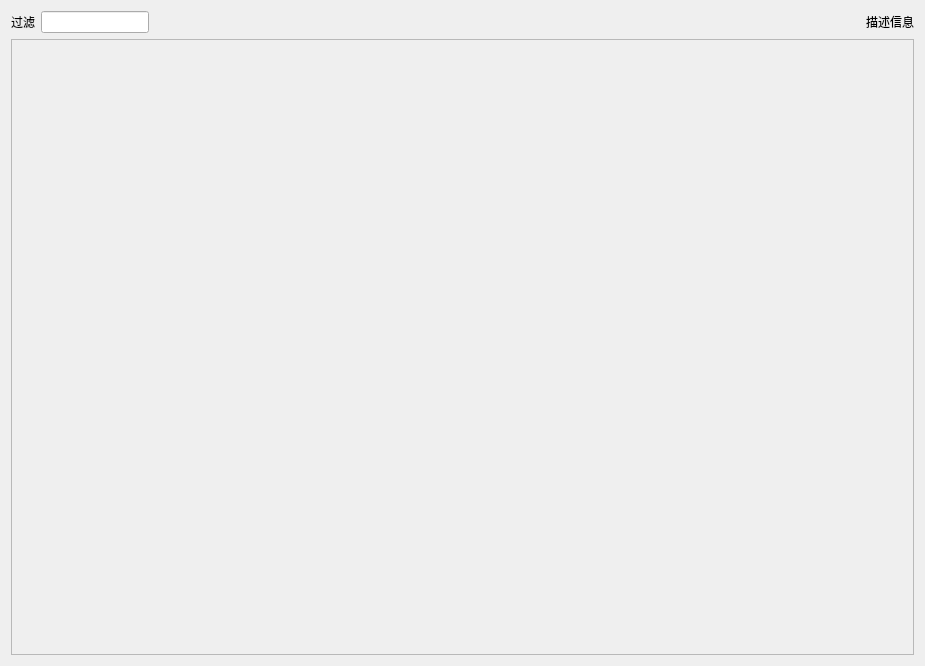
<?xml version="1.0" encoding="UTF-8"?>
<ui version="4.0">
 <class>fund_pannel_widget</class>
 <widget class="QWidget" name="fund_pannel_widget">
  <property name="geometry">
   <rect>
    <x>0</x>
    <y>0</y>
    <width>925</width>
    <height>666</height>
   </rect>
  </property>
  <property name="windowTitle">
   <string>fund_pannel_widget</string>
  </property>
  <layout class="QVBoxLayout" name="verticalLayout_3">
   <item>
    <layout class="QHBoxLayout" name="horizontalLayout">
     <item>
      <widget class="QLabel" name="filter_label">
       <property name="styleSheet">
        <string notr="true">font: 10pt &quot;Microsoft YaHei&quot;;</string>
       </property>
       <property name="text">
        <string>过滤</string>
       </property>
      </widget>
     </item>
     <item>
      <widget class="QLineEdit" name="lineEdit">
       <property name="sizePolicy">
        <sizepolicy hsizetype="Fixed" vsizetype="Fixed">
         <horstretch>0</horstretch>
         <verstretch>0</verstretch>
        </sizepolicy>
       </property>
      </widget>
     </item>
     <item>
      <spacer name="horizontalSpacer">
       <property name="orientation">
        <enum>Qt::Orientation::Horizontal</enum>
       </property>
       <property name="sizeHint" stdset="0">
        <size>
         <width>40</width>
         <height>20</height>
        </size>
       </property>
      </spacer>
     </item>
     <item>
      <widget class="QLabel" name="info_label">
       <property name="text">
        <string>描述信息</string>
       </property>
      </widget>
     </item>
    </layout>
   </item>
   <item>
    <widget class="QScrollArea" name="scrollArea">
     <property name="widgetResizable">
      <bool>true</bool>
     </property>
     <widget class="QWidget" name="scrollAreaWidgetContents">
      <property name="geometry">
       <rect>
        <x>0</x>
        <y>0</y>
        <width>901</width>
        <height>608</height>
       </rect>
      </property>
      <layout class="QVBoxLayout" name="verticalLayout_2">
       <item>
        <layout class="QVBoxLayout" name="verticalcontainer"/>
       </item>
       <item>
        <spacer name="verticalSpacer">
         <property name="orientation">
          <enum>Qt::Orientation::Vertical</enum>
         </property>
         <property name="sizeHint" stdset="0">
          <size>
           <width>68</width>
           <height>574</height>
          </size>
         </property>
        </spacer>
       </item>
      </layout>
     </widget>
    </widget>
   </item>
  </layout>
 </widget>
 <resources/>
 <connections/>
</ui>
